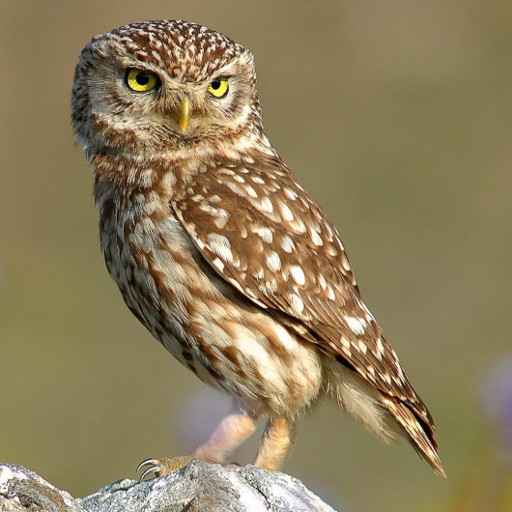
#> input picture owl.jpg, 512 x 512 px
$ python 21127684.py
#> lines starting #> are read from the running program, lines starting #| are printed output that depends on the picture
from PIL import Image
import numpy as np

def increaseBrightness(image, amount):
    for row in range(len(image)):
        for pixel in range(len(image[row])):
            # Increase the value of each channel by the specified amount
            # print(pixel)
            rgb=image[row][pixel]
            r, g, b = rgb[0],rgb[1],rgb[2]
            r = min(r + amount, 255)  # Ensure the value is within the valid range [0, 255]
            g = min(g + amount, 255)
            b = min(b + amount, 255)
            image[row][pixel] = [r, g, b]
    return image
# [92 lines left out: functions changeContrast, scroll, convert_to_gray, blur, tackleColor, sharpen and 2 more, not called in this run]
name=str(input('Input filename: '))
#> the answer given: owl.jpg
# name="challenge/owl.jpg"
# im = Image.open("./challenge/owl.jpg")
im = Image.open("./"+name)
#> im is the input picture: PIL image 512x512 RGB; mean R, G, B 141.7, 126.5, 92
name=name.split('.')[0]
im=np.array(im)

print('All                 [0]')
print('Increase Brightness [1]')
print('Constrast           [2]')
print('Rotate              [3]')
print('Convert 2 Gray      [4]')
print('Blur                [5]')
print('Sharpen             [6]')
print('Cut                 [7]')
print('Circle              [8]')
choice=int(input('Input number: '))
#> the answer given: 1
if choice==0:
    imcp=im.copy()
    img_result=increaseBrightness(imcp,100)
    image = Image.fromarray(img_result)
    image.save(name+'_increase_brightness.png')

    imcp=im.copy()
    img_result=changeContrast(imcp, 1.5)
    image = Image.fromarray(img_result)
    image.save(name+'_contrast.png')

    imcp=im.copy()
    img_result=scroll(imcp,0)
    image = Image.fromarray(img_result)
    image.save(name+'_Rotate.png')

    imcp=im.copy()
    img_result=convert_to_gray(imcp)
    image = Image.fromarray(img_result)
    image.save(name+'_gray.png')

    imcp=im.copy()
    img_result=blur(imcp)
    image = Image.fromarray(img_result)
    image.save(name+'_blur.png')

    imcp=im.copy()
    img_result=sharpen(imcp)
    image = Image.fromarray(img_result)
    image.save(name+'_sharp.png')

    imcp=im.copy()
    img_result=cut(imcp,225)
    image = Image.fromarray(img_result)
    image.save(name+'_cut.png')

    imcp=im.copy()
    img_result=circel(imcp)
    image = Image.fromarray(img_result)
    image.save(name+'_circle.png')

if choice==1:
    img_result=increaseBrightness(im,100)
#> after the loop in increaseBrightness, `for row in range(len(image)):`:
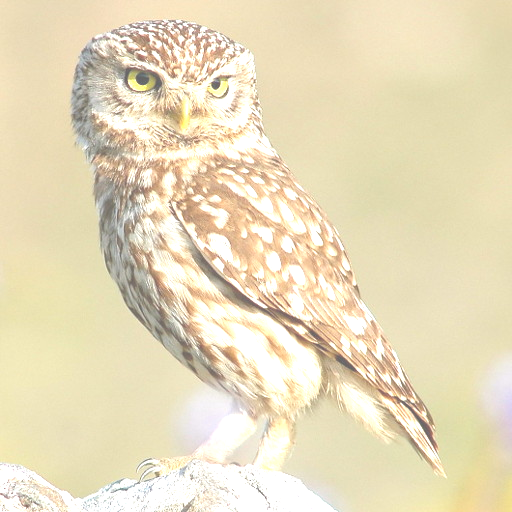
#> image: shape (512, 512, 3); mean R, G, B 233, 221, 189.1
    image = Image.fromarray(img_result)
    image.save(name+'_increase_brightness.png')
if choice==2:
    img_result=changeContrast(im, 1.5)
    image = Image.fromarray(img_result)
    image.save(name+'_contrast.png')
if choice==3:
    a=int(input('Rotate 180(0),rotate 90(1):'))
    img_result=scroll(im,a)
    image = Image.fromarray(img_result)
    image.save(name+'_Rotate.png')
if choice==4:
    img_result=convert_to_gray(im)
    image = Image.fromarray(img_result)
    image.save(name+'_gray.png')
if choice==5:
    img_result=blur(im)
    image = Image.fromarray(img_result)
    image.save(name+'_blur.png')
if choice==6:
    img_result=sharpen(im)
    image = Image.fromarray(img_result)
    image.save(name+'_sharp.png')
if choice==7:
    img_result=cut(im,225)
    image = Image.fromarray(img_result)
    image.save(name+'_cut.png')
if choice==8:
    img_result=circel(im)
    image = Image.fromarray(img_result)
    image.save(name+'_circle.png')
# [4 lines of commented-out code are left out]
